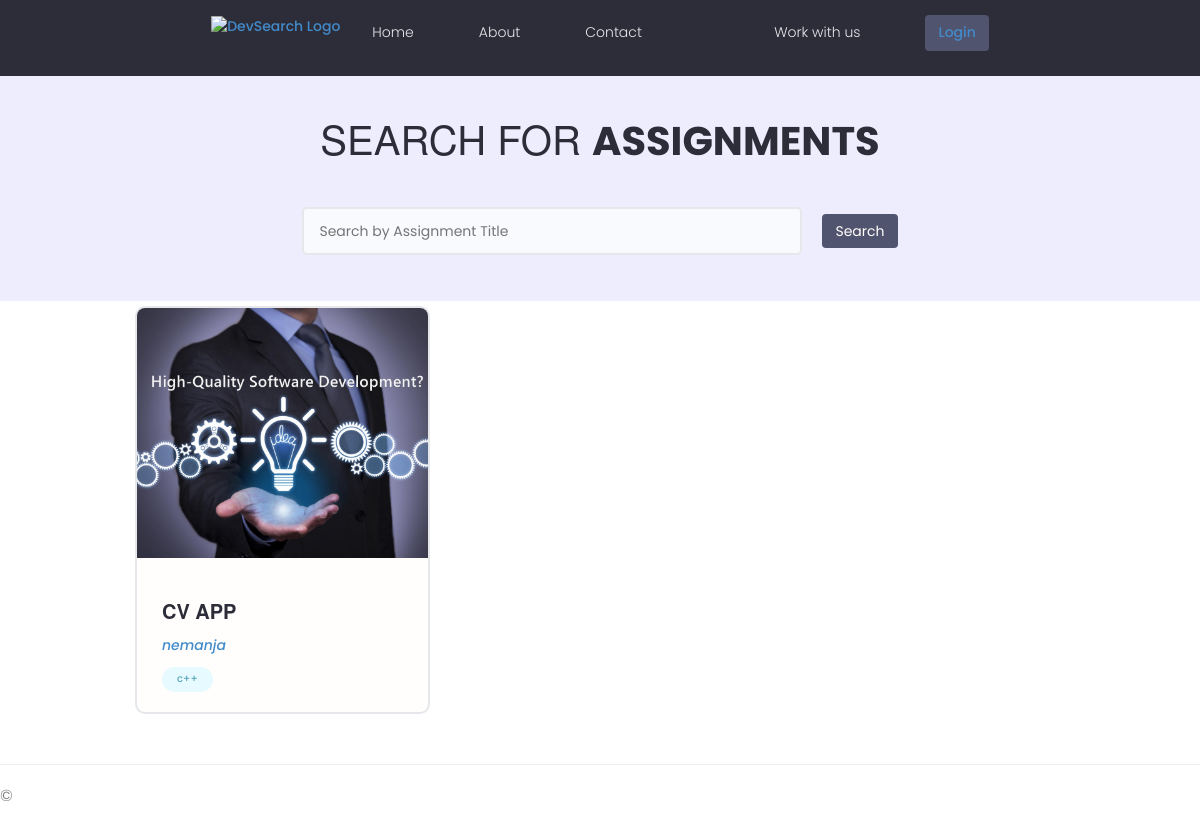
/assignment/, run on an earlier commit of the app's database.
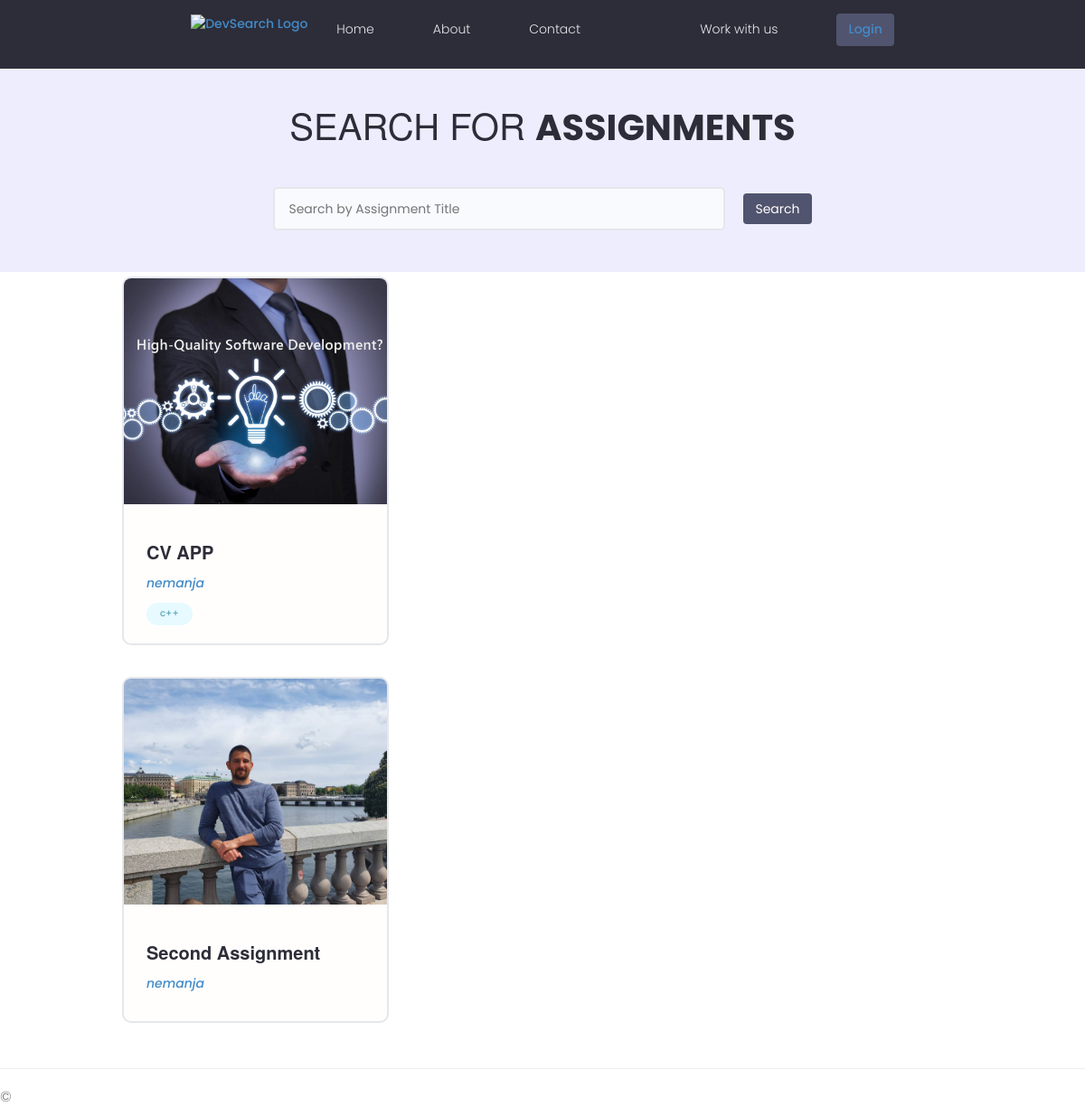
And on a later commit of the database.
### assignment/models.py (models this page shows, shortened)
class Assignment(models.Model):
    host = models.ForeignKey(User,on_delete=models.SET_NULL,blank=True, null=True)
    tags = models.ManyToManyField(Tag,blank=True)
    title = models.CharField(max_length=200)
    featured_picture = models.ImageField(null=True,blank=True , default = "project.jpg")
    description = models.TextField()
    location = models.ForeignKey(Location, on_delete=models.CASCADE)
    applicant = models.ManyToManyField(Applicant,blank=True)
    updated = models.DateTimeField(auto_now=True)
    created = models.DateTimeField(auto_now_add=True)
    id = models.UUIDField(default=uuid.uuid4,unique=True,primary_key=True,editable=False)

class Tag(models.Model):
    name = models.CharField(max_length=200)

### assignment/views.py (the view)
# urls.py: path('assignment/', views.index, name='all-assignments'),
def index(request):
    assignments = Assignment.objects.all()
    return render(request, 'assignment/index.html',
                  {'isActive': True, 'assignments': assignments})

### assignment/templates/assignment/index.html (shortened to what this page needs)
{% extends "MainPages/layout.html" %}
{% load static %}
{% block content %}
  <main class="projects">
    <section class="hero-section text-center">
      <div class="container container--narrow">
        <div class="hero-section__box">
          <h2>Search for <span>Assignments</span></h2>
        </div>
        <div class="hero-section__search">
          <form class="form" action="#" method="get">
            <div class="form__field">
              <input class="input input--text" id="formInput#search" type="text" name="text"
                placeholder="Search by Assignment Title" />
            </div>
            <input class="btn btn--sub btn--lg" type="submit" value="Search" />
          </form>
        </div>
      </div>
    </section>
    {% for assignment_item in assignments %}
    <section class="card-alignment">
      <div class="container">
        <div class="grid grid--three">
          <div class="column">
            <div class="card project">
              <a href="{% url 'assignment-details' assignment_item.id %}" class="project">
                <img class="project__thumbnail" src="{{assignment_item.featured_picture.url}}" alt="project.jpg" />
                <div class="card__body">
                  <h3 class="project__title">{{ assignment_item.title}}</h3>
                  <p><a class="project__author" href="profile.html">{{assignment_item.host}}</a></p>
                  <div class="project__tags">
                    {% for tag in assignment_item.tags.all %}
                    <span class="tag tag--pill tag--main">
                      <small>{{tag.name}}</small>
                    </span>
                    {% endfor %}
                  </div>
                </div>
              </a>
            </div>
          </div>
    </section>
    {% endfor %}
  </main>
{% endblock %}

What changed in the data, as far as the page shows it:
added Assignment: featured_picture (picture), title "Second Assignment", host "nemanja"
